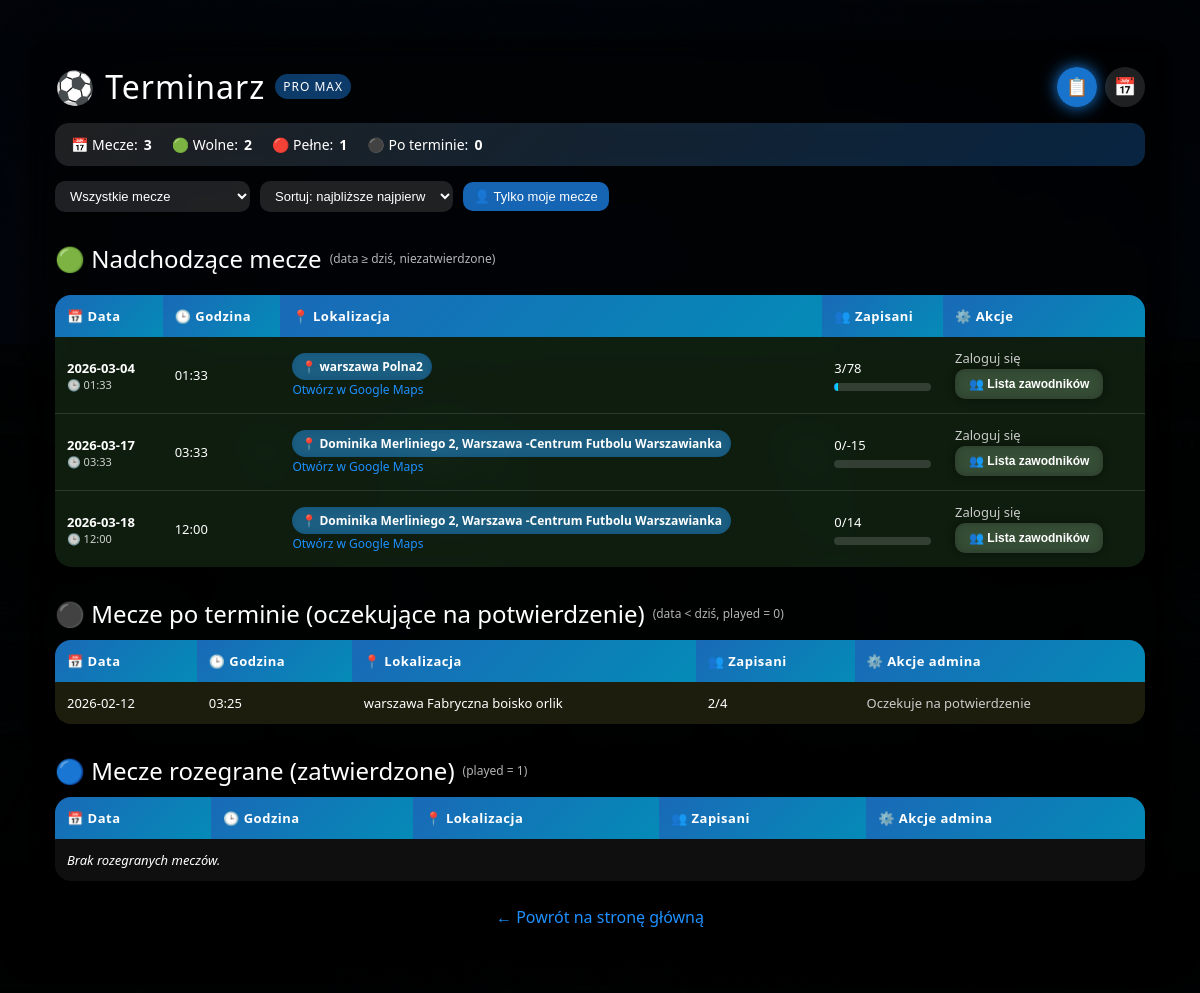
/terminarz, run on an earlier commit of the app's database.
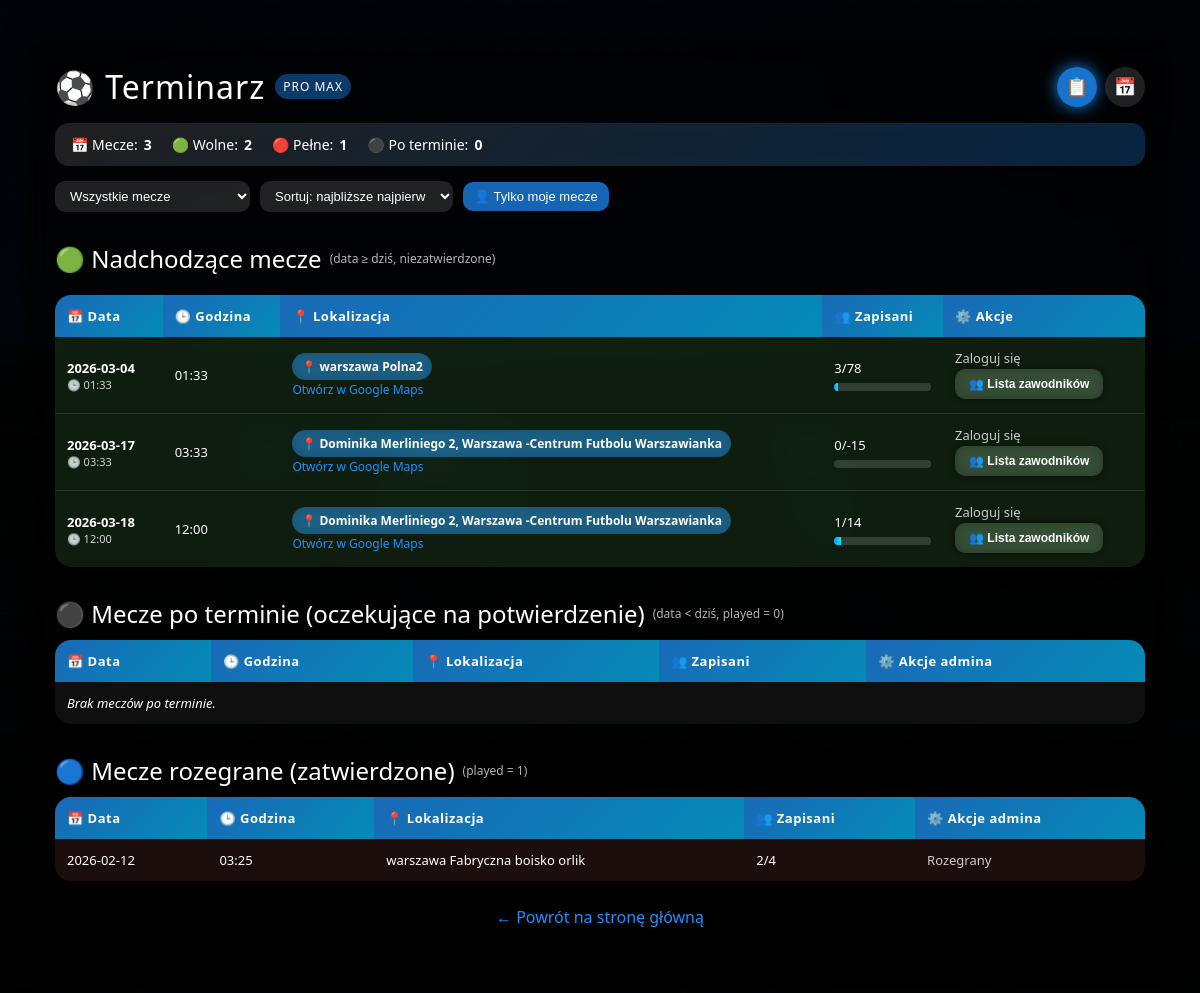
And on a later commit of the database.
### tables this page shows
CREATE TABLE matches (
            id INTEGER PRIMARY KEY AUTOINCREMENT,
            match_date TEXT NOT NULL,
            match_time TEXT NOT NULL,
            location TEXT NOT NULL,
            max_slots INTEGER NOT NULL,
            signed_up INTEGER NOT NULL DEFAULT 0
        , played INTEGER NOT NULL DEFAULT 0);

### app.py (the view)
@app.route("/terminarz")
def terminarz():
    conn = get_db()
    matches = conn.execute("SELECT * FROM matches ORDER BY match_date ASC, match_time ASC").fetchall()
    signups = conn.execute("""
        SELECT ms.match_id, ms.paid, u.first_name, u.last_name, u.player_alias
        FROM match_signups ms
        JOIN users u ON u.id = ms.user_id
        ORDER BY u.first_name ASC
    """).fetchall()
    conn.close()
    players_by_match = {}
    for s in signups:
        players_by_match.setdefault(s["match_id"], []).append(s)
    user_signed = {}
    if "player_alias" in session:
        for s in signups:
            if s["player_alias"] == session["player_alias"]:
                user_signed[s["match_id"]] = True
    today = date.today()
    upcoming_matches = []
    after_date_not_confirmed = []
    played_confirmed = []
    for m in matches:
        m_date = date.fromisoformat(m["match_date"])
        if m["played"] == 1:
            played_confirmed.append(m)
        else:
            if m_date >= today:
                upcoming_matches.append(m)
            else:
                after_date_not_confirmed.append(m)
    return render_template(
        "terminarz.html",
        matches=matches,  # jeśli gdzieś jeszcze używasz
        upcoming_matches=upcoming_matches,
        after_date_not_confirmed=after_date_not_confirmed,
        played_confirmed=played_confirmed,
        players_by_match=players_by_match,
        user_signed=user_signed
    )

### app.py (called while the page is built)
def get_db():
    conn = sqlite3.connect("database.db")
    conn.row_factory = sqlite3.Row
    return conn

### templates/terminarz.html (shortened to what this page needs)
<!DOCTYPE html>
<html lang="pl">
<head>
</head>
<body>
<div class="overlay"></div>
<div class="container">
    <div class="header-row">
        <h1>⚽ Terminarz <span class="badge">PRO MAX</span></h1>
        <div class="view-toggle">
            <button id="btn-list" class="icon-toggle active" title="Widok listy">📋</button>
            <button id="btn-calendar" class="icon-toggle" title="Widok kalendarza">📅</button>
        </div>
    </div>
    <div id="stats-bar" class="stats-bar">
        <div class="stats-item">📅 Mecze: <span id="stat-total" class="value">0</span></div>
        <div class="stats-item">🟢 Wolne: <span id="stat-free" class="value">0</span></div>
        <div class="stats-item">🔴 Pełne: <span id="stat-full" class="value">0</span></div>
        <div class="stats-item">⚫ Po terminie: <span id="stat-past" class="value">0</span></div>
    </div>
    <div class="controls">
        <select id="filter-select">
            <option value="all">Wszystkie mecze</option>
        </select>
        <select id="sort-select">
            <option value="asc">Sortuj: najbliższe najpierw</option>
        </select>
        <button id="filter-mine" class="btn-filter">👤 Tylko moje mecze</button>
    </div>
    <div id="list-view">
        <h2>🟢 Nadchodzące mecze <small>(data ≥ dziś, niezatwierdzone)</small></h2>
        <div style="max-height: 450px; overflow-y: auto; border-radius: 16px;">
            <table>
                <thead>
                <tr>
                    <th>📅 Data</th>
                    <th>🕒 Godzina</th>
                    <th>📍 Lokalizacja</th>
                    <th>👥 Zapisani</th>
                    <th>⚙️ Akcje</th>
                </tr>
                </thead>
                <tbody id="list-tbody">
                {% for m in upcoming_matches %}
                {% set signed = m["signed_up"] %}
                {% set max_slots = m["max_slots"] %}
                {% set percent = (signed / max_slots) * 100 if max_slots > 0 else 0 %}
                {% if percent < 50 %}
                {% set row_class = "row-green" %}
                {% elif percent < 80 %}
                {% set row_class = "row-yellow" %}
                {% else %}
                {% set row_class = "row-red" %}
                {% endif %}
                <tr class="{{ row_class }} match-row"
                    data-id="{{ m['id'] }}"
                    data-date="{{ m['match_date'] }}"
                    data-time="{{ m['match_time'] }}"
                    data-signed="{{ signed }}"
                    data-max="{{ max_slots }}"
                    data-mine="{% if user_signed.get(m['id']) %}1{% else %}0{% endif %}">
                    <td>
                        <div style="font-weight:600;">{{ m["match_date"] }}</div>
                        <div style="font-size:11px; opacity:0.8;">🕒 {{ m["match_time"] }}</div>
                    </td>
                    <td>{{ m["match_time"] }}</td>
                    <td>
                        <span class="location-tag">📍 {{ m["location"] }}</span><br>
                        <a href="https://www.google.com/maps/search/?api=1&query={{ m['location'] | urlencode }}"
                           target="_blank"
                           style="color:#1e90ff; text-decoration:none; font-size:12px;">
                            Otwórz w Google Maps
                        </a>
                    </td>
                    <td>
                        {{ signed }}/{{ max_slots }}
                        <div class="progress-container">
                            <div class="progress-bar" style="--target-width: {{ percent }}%;"></div>
                        </div>
                    </td>
                    <td>
                        {% if session.user_id %}
                        {% if user_signed.get(m["id"]) %}
                        <a href="/terminarz/unsubscribe/{{ m['id'] }}" class="btn-modern btn-leave">
                            👤 Jednak nie wpadam
                        </a>
                        {% else %}
                        {% if signed < max_slots %}
                        <a href="/terminarz/signup/{{ m['id'] }}" class="btn-modern btn-join">
                            👤 Zapisz się
                        </a>
                        {% else %}
                        <span style="color:orange; font-weight:bold;">Brak miejsc</span>
                        {% endif %}
                        {% endif %}
                        {% else %}
                        <span style="color:#ccc;">Zaloguj się</span>
                        {% endif %}
                        <br>
                        <button class="btn-modern btn-list-players" onclick="openPlayersPopup({{ m['id'] }})">
                            👥 Lista zawodników
                        </button>
                    </td>
                </tr>
                {% endfor %}
                </tbody>
            </table>
        </div>
        <h2>⚫ Mecze po terminie (oczekujące na potwierdzenie) <small>(data < dziś, played = 0)</small></h2>
        <table>
            <thead>
            <tr>
                <th>📅 Data</th>
                <th>🕒 Godzina</th>
                <th>📍 Lokalizacja</th>
                <th>👥 Zapisani</th>
                <th>⚙️ Akcje admina</th>
            </tr>
            </thead>
            <tbody>
            {% for m in after_date_not_confirmed %}
            <tr class="row-yellow">
                <td>{{ m["match_date"] }}</td>
                <td>{{ m["match_time"] }}</td>
                <td>{{ m["location"] }}</td>
                <td>{{ m["signed_up"] }}/{{ m["max_slots"] }}</td>
                <td>
                    {% if session.is_admin == 1 %}
                    <form action="/admin/match/{{ m['id'] }}/set_played" method="post" style="display:inline;">
                        <button type="submit" class="btn-modern btn-admin-confirm">
                            ✔ Potwierdź rozegranie
                        </button>
                    </form>
                    {% else %}
                    <span style="color:#ccc;">Oczekuje na potwierdzenie</span>
                    {% endif %}
                </td>
            </tr>
            {% else %}
            <tr><td colspan="5"><i>Brak meczów po terminie.</i></td></tr>
            {% endfor %}
            </tbody>
        </table>
        <h2>🔵 Mecze rozegrane (zatwierdzone) <small>(played = 1)</small></h2>
        <table>
            <thead>
            <tr>
                <th>📅 Data</th>
                <th>🕒 Godzina</th>
                <th>📍 Lokalizacja</th>
                <th>👥 Zapisani</th>
                <th>⚙️ Akcje admina</th>
            </tr>
            </thead>
            <tbody>
            {% for m in played_confirmed %}
            <tr class="row-red">
                <td>{{ m["match_date"] }}</td>
                <td>{{ m["match_time"] }}</td>
                <td>{{ m["location"] }}</td>
                <td>{{ m["signed_up"] }}/{{ m["max_slots"] }}</td>
                <td>
                    {% if session.is_admin == 1 %}
                    <form action="/admin/match/{{ m['id'] }}/unset_played" method="post" style="display:inline;">
                        <button type="submit" class="btn-modern btn-admin-unconfirm">
                            ↩ Cofnij rozegranie
                        </button>
                    </form>
                    {% else %}
                    <span style="color:#ccc;">Rozegrany</span>
                    {% endif %}
                </td>
            </tr>
            {% else %}
            <tr><td colspan="5"><i>Brak rozegranych meczów.</i></td></tr>
            {% endfor %}
            </tbody>
        </table>
    </div>
    <a href="/" class="back">← Powrót na stronę główną</a>
</div>
</body>
</html>

### templates/terminarz.html (style rules this page uses)
* { box-sizing: border-box; }
body { margin: 0; padding: 0; font-family: "Segoe UI", Arial, sans-serif; color: #fff; background-image: url('/static/stadium.jpg'); background-size: cover; background-position: center; background-repeat: no-repeat; }
.overlay { position: fixed; inset: 0; background: radial-gradient(circle at top, rgba(0,0,0,0.4), rgba(0,0,0,0.9)); z-index: -1; }
.container { width: 95%; max-width: 1200px; margin: 40px auto; background: rgba(0,0,0,0.55); padding: 25px; border-radius: 20px; backdrop-filter: blur(14px); box-shadow: 0 0 30px rgba(0,0,0,0.8); position: relative; }
.header-row { display: flex; align-items: center; justify-content: space-between; gap: 10px; margin-bottom: 15px; }
h1 { font-weight: 300; letter-spacing: 1px; margin: 0; display: flex; align-items: center; gap: 10px; }
h1 span.badge { font-size: 12px; padding: 4px 8px; border-radius: 999px; background: rgba(30,144,255,0.4); text-transform: uppercase; letter-spacing: 1px; }
h2 { font-weight: 400; margin-top: 30px; margin-bottom: 10px; display: flex; align-items: center; gap: 8px; }
h2 small { font-size: 12px; opacity: 0.7; font-weight: 300; }
.view-toggle { display: flex; align-items: center; gap: 8px; }
.icon-toggle { width: 40px; height: 40px; border-radius: 50%; border: none; cursor: pointer; background: rgba(255,255,255,0.12); color: #fff; display: flex; align-items: center; justify-content: center; font-size: 18px; box-shadow: 0 0 10px rgba(0,0,0,0.5); transition: 0.25s ease; }
.icon-toggle.active { background: rgba(30,144,255,0.8); box-shadow: 0 0 16px rgba(30,144,255,0.9); }
.stats-bar { background: linear-gradient(135deg, rgba(255,255,255,0.12), rgba(30,144,255,0.25)); padding: 12px 16px; border-radius: 14px; backdrop-filter: blur(10px); margin-bottom: 15px; font-size: 14px; display: flex; gap: 20px; flex-wrap: wrap; align-items: center; }
.stats-item { display: flex; align-items: center; gap: 6px; }
.stats-item span.value { font-weight: 600; }
.controls { display: flex; flex-wrap: wrap; gap: 10px; margin-bottom: 15px; align-items: center; }
.controls select, .controls button { padding: 7px 11px; border-radius: 10px; border: none; font-size: 13px; cursor: pointer; }
.controls select { background: rgba(255,255,255,0.12); color: #fff; }
.controls button { background: rgba(30,144,255,0.7); color: #fff; }
.btn-filter { background: rgba(255,255,255,0.12); color: #fff; border-radius: 10px; border: none; padding: 7px 11px; font-size: 13px; cursor: pointer; transition: 0.2s ease; }
table { width: 100%; border-collapse: collapse; margin-top: 10px; border-radius: 16px; overflow: hidden; background: rgba(255,255,255,0.06); backdrop-filter: blur(8px); }
thead tr { position: sticky; top: 0; z-index: 2; }
th { padding: 12px; background: linear-gradient(135deg, rgba(30,144,255,0.7), rgba(0,191,255,0.7)); font-weight: 600; letter-spacing: 0.5px; font-size: 13px; text-align: left; }
td { padding: 12px; border-bottom: 1px solid rgba(255,255,255,0.12); font-size: 13px; }
tr:last-child td { border-bottom: none; }
.row-green { background: rgba(0,255,0,0.06); }
.row-red { background: rgba(255,0,0,0.06); }
.location-tag { display: inline-block; padding: 5px 9px; background: rgba(30,144,255,0.45); border-radius: 999px; font-size: 12px; font-weight: 600; color: #fff; backdrop-filter: blur(4px); }
.btn-modern { padding: 8px 14px; border-radius: 10px; font-size: 12px; font-weight: 600; cursor: pointer; border: none; text-decoration: none; display: inline-block; transition: 0.25s ease; backdrop-filter: blur(6px); background: rgba(255,255,255,0.12); color: #fff; box-shadow: 0 0 8px rgba(0,0,0,0.4); margin: 2px 0; }
.progress-container { width: 100%; background: rgba(255,255,255,0.15); border-radius: 8px; height: 8px; margin-top: 6px; overflow: hidden; }
.progress-bar { height: 8px; background: linear-gradient(90deg, #1e90ff, #00eaff); width: 0%; animation: fillBar 1s ease forwards; }
a.back { display: block; text-align: center; margin-top: 25px; color: #1e90ff; text-decoration: none; font-size: 16px; }

What changed in the data, as far as the page shows it:
changed matches (number 3 of 4 on the later page): signed_up "0" → "1"
changed matches "warszawa Fabryczna boisko orlik": moves from the list under "⚫ Mecze po terminie (oczekujące na potwierdzenie) (data < dziś, played = 0)" to the list under "🔵 Mecze rozegrane (zatwierdzone) (played = 1)"
Also different on the page:
text no longer shown: "Brak rozegranych meczów."
text now shown: "Brak meczów po terminie."
